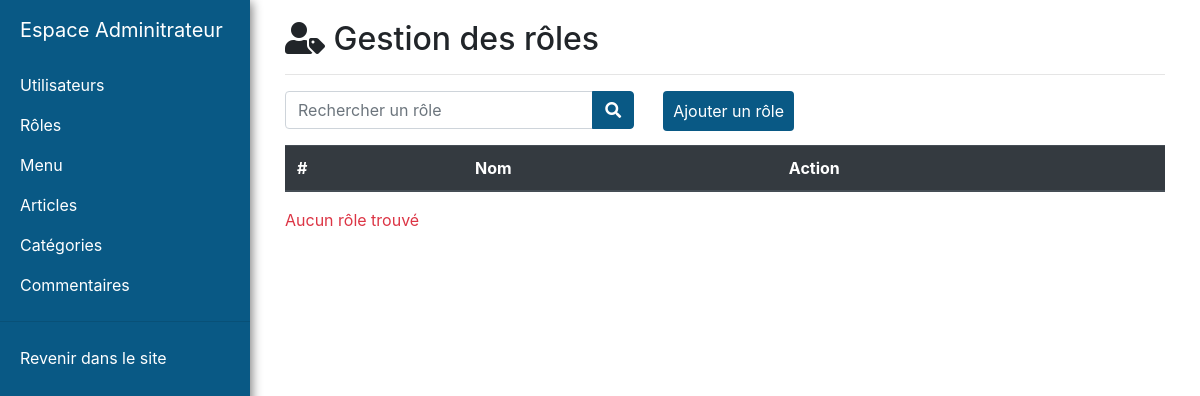
Page /admin/admin_roles.php on the earlier database version.
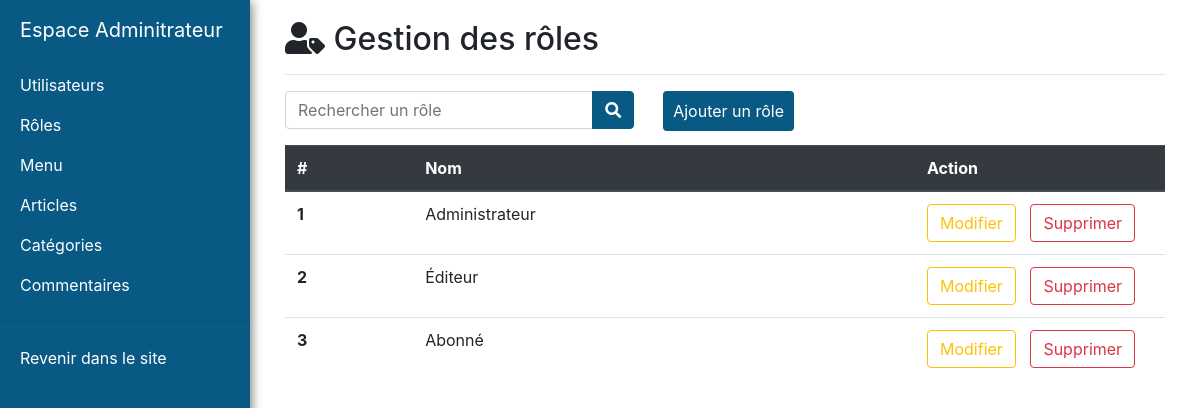
Same page on the later database version.
### tables this page shows
CREATE TABLE Role(
   id_role INT NOT NULL AUTO_INCREMENT PRIMARY KEY,
   nom VARCHAR(50) NOT NULL
);

### includes/class/Role.php (called while the page is built, shortened)
<?php
class Role
{
    public static function getRoles($recherche = '')
    {
        $request = Database::getInstance()->query("SELECT * FROM role WHERE nom LIKE '%$recherche%'");
        $data = $request->fetchAll();
        if($data == false) $_SESSION['alert'] = Main::alert('danger', 'Aucun rôle trouvé');
        else $_SESSION['alert'] = '';
        return $data;
    }
}
?>

### includes/class/Database.php (called while the page is built)
<?php
class Database
{
    private static $pdo = null;
    public static function getInstance(): PDO
    {
        if (self::$pdo === null) {
            try {
                $config = parse_ini_file(__DIR__ . '../../config/database.ini');
                $dsn = 'mysql:dbname=' . $config['db_name'] . ';host=' . $config['db_host'];
                $user = $config['db_user'];
                $password = $config['db_password'];
                self::$pdo = new PDO($dsn, $user, $password);
            } catch (PDOException $e) {
                echo 'Connexion échouée : ' . $e->getMessage();
            }
        }
        return self::$pdo;
    }
}
?>

### admin/admin_roles.php (the view, shortened to what this page needs)
<?php
require_once('../includes/layouts/header_admin.php');
?>
<div id="page-content-wrapper">
    <div class="container-fluid">
        <div class="row">
            <div class="col-lg-12">
                <h2><i class="fas fa-user-tag"></i> Gestion des rôles</h2>
                <hr>
            </div>
            <div class="col-lg-5">
                <form method="Post" action="">
                    <div class="input-group">
                        <input type="text" class="form-control" id="recherche" name="recherche" placeholder="Rechercher un rôle">
                        <div class="input-group-append">
                            <button class="btn btn-secondary" type="submit">
                                <i class="fa fa-search"></i>
                            </button>
                        </div>
                    </div>
                </form>
            </div>
            <div class="col-lg-5">
                <div class="input-group">
                    <div class="input-group-append">
                        <a class="button" href="admin_add_role.php">Ajouter un rôle</a>
                    </div>
                </div>
            </div>
            <div class="col-lg-12">
                <table class="table table-hover ">
                    <thead class="thead-dark">
                    <tr>
                        <th scope="col">#</th>
                        <th scope="col">Nom</th>
                        <th scope="col">Action</th>
                    </tr>
                    </thead>
                    <tbody>
                    <?php
                    foreach (Role::getRoles() as $role) {
                        echo '<form method="POST"><tr>';
                        echo '<th scope="row">'.$role['id_role'].'</th>';
                        echo '<td>'.utf8_encode($role['nom']).'</td>';
                        echo '<td width="250px"><button style="margin-right: 10px" type="submit" name="button_modify_role" class="btn btn-outline-warning">Modifier</button>
                                                <button type="submit" class="btn btn-outline-danger" name="button_delete_role">Supprimer</button></td>';
                        echo '</form> ';
                    }
                    ?>
                    </tbody>
                </table>
                <?php
                if (isset($_SESSION['alert'])) {
                    echo $_SESSION['alert'];
                }
                ?>
            </div>
        </div>
    </div>
</div>
</div>
</body>
</html>

### includes/class/Main.php
<?php
class Main
{
    public static function alert(string $type, string $message)
    {
        return '<p class="text-'.$type.'">'.$message.'</p>';
    }
}

Differences in the rows shown:
added role: id_role "1", nom "Administrateur"
added role: id_role "2", nom "Éditeur"
added role: id_role "3", nom "Abonné"
Other differences:
$message: "Aucun rôle trouvé" → (not shown)
